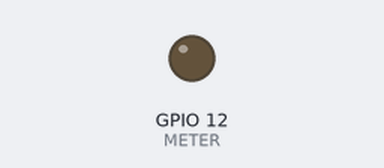
This sketch was run on a simulated ESP8266 (NodeMCU). Shown: output pins drawn as LEDs (lit = HIGH).

Above: at 0.15 s.
Timing chart, 0 to 1.6 s (numbered marks = the images above):
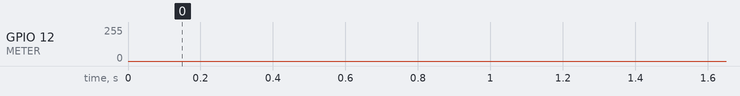

The sketch:

metertest.ino
```cpp
uint8_t METER = 12;

void setup(){
 analogWriteFreq(100);
 analogWriteRange(720);
 Serial.begin(115200);
}

void loop(){
  for(int i = 0; i <= 720; i+=2){
    analogWrite(METER, i);
    delay(1);
  }
  for(int i = 720; i >= 0; i-=2){
    analogWrite(METER, i);
    delay(1);
  }
}
```
